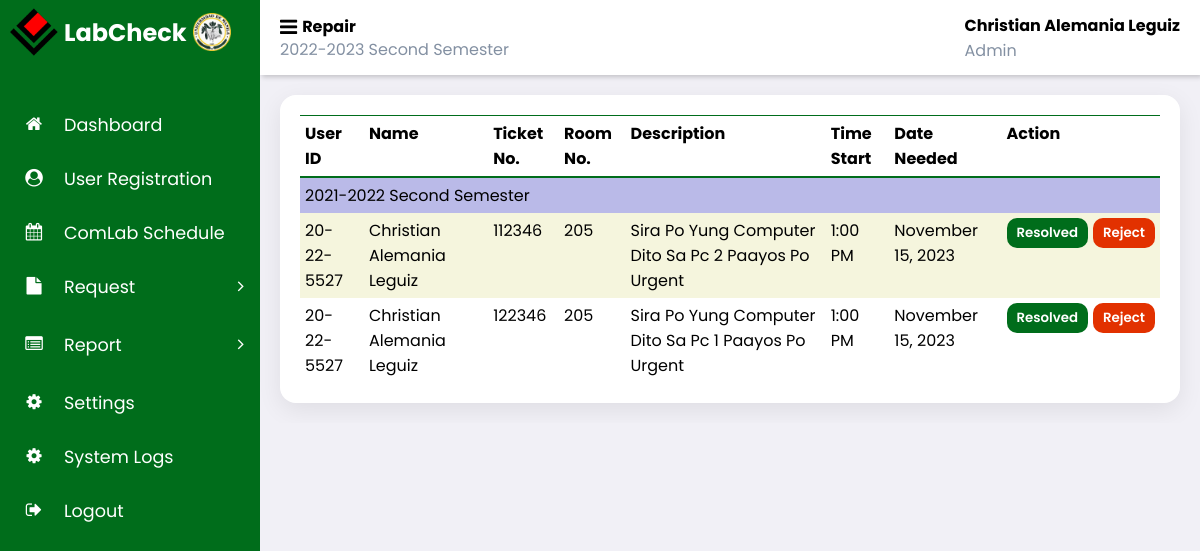
Screenshot of /admin_labcheck/terminal_repair.php (signed in) with the database file from the repository.
### tables this page shows
CREATE TABLE `request` (
  `request_id` int(11) NOT NULL,
  `ticket_no` varchar(6) NOT NULL,
  `user_id` varchar(20) NOT NULL,
  `name` varchar(50) NOT NULL,
  `description` varchar(250) NOT NULL,
  `time` time NOT NULL,
  `time_end` time DEFAULT NULL,
  `date` date NOT NULL,
  `room_id` int(11) NOT NULL,
  `request_type` enum('comlab usage','repair','equipment') NOT NULL,
  `status` enum('pending','approve','reject','resolved') NOT NULL DEFAULT 'pending',
  `feedback` varchar(250) DEFAULT NULL,
  `school_year` varchar(20) NOT NULL,
  `semester` varchar(20) NOT NULL,
  `notify` tinyint(1) NOT NULL DEFAULT 0
);

### admin_labcheck/terminal_repair.php (the view, shortened to what this page needs)
<?php
    include '../partial/admin_sidebar.php';
    include '../partial/header.php';
    $requestType = "repair";
    $status = "pending";
    try {
        require_once "../connection/database.php";
        $sql='SELECT r.request_id, r.user_id, r.ticket_no, r.name, r.description, r.time, r.date, r.room_id, r.feedback, r.school_year, r.semester
        FROM request r
        JOIN academic_year ay
        ON r.school_year = ay.school_year AND r.semester = ay.semester
        WHERE ay.status = 1
        AND r.request_type = ?
        AND r.status = ?
        ORDER BY r.school_year, r.semester, r.request_id DESC';
        $stmt = $conn->prepare($sql);
        $stmt->bind_param('ss', $requestType, $status);
        $stmt->execute();
        $result = $stmt->get_result();
    } catch (Exception $e) {
        die('Database error: ' . $e->getMessage());
    }
?>
<body>
<div class="main-content">
    <main class="terminal-repair">
        <div class="table-container">
            <table class="table-header">
                <thead>
                    <tr>
                        <th>User ID</th>
                        <th>Name</th>
                        <th>Ticket No.</th>
                        <th>Room No.</th>
                        <th>Description</th>
                        <th>Time Start</th>
                        <th>Date Needed</th>
                        <th>Action</th>
                    </tr>
                </thead>
                <tbody id="reportTable" class="table-body">
                    <?php
                    $currentSchoolYear = '';
                    $currentSemester = '';
                    while ($row = $result->fetch_assoc()): ?>
                        <?php
                            $time = strtotime($row['time']);
                            $formattedTime = date("g:i A", $time);
                            $date = strtotime($row['date']);
                            $formattedDate = date("F j, Y ", $date);
                            $schoolYear = $row['school_year'];
                            $semester = $row['semester'];
                        ?>
                        <?php if ($currentSchoolYear != $schoolYear || $currentSemester != $semester): ?>
                            <tr>
                                <td data-cell="School Year and Semester" colspan="9" class="group-header">
                                        <?php echo $schoolYear. ' ' .$semester; ?>
                                </td>
                            </tr>
                            <?php
                            $currentSchoolYear = $schoolYear;
                            $currentSemester = $semester;
                        endif; ?>
                        <tr>
                            <td data-cell="User Id"><?php echo htmlspecialchars($row['user_id']); ?></td>
                            <td data-cell="Name"><?php echo htmlspecialchars(ucwords($row['name'])); ?></td>
                            <td data-cell="Ticket No"><?php echo htmlspecialchars($row['ticket_no']); ?></td>
                            <td data-cell="Room No"><?php echo htmlspecialchars($row['room_id']); ?></td>
                            <td data-cell="Description"><?php echo  htmlspecialchars(ucwords($row['description'])); ?></td>
                            <td data-cell="Time Start"><?php echo $formattedTime; ?></td>
                            <td data-cell="Date Start"><?php echo $formattedDate; ?></td>
                            <td data-cell="Action">
                                <div class="action-flex">
                                <form action="../includes/process_terminal_repair.php" method="post" class="approval-form"  onsubmit="return confirmResolved()">
                                <button type="submit" name="resolved">Resolved</button>
                                </form>
                                <form action="../includes/process_terminal_repair.php" method="post" class="rejection-form">
                                    <button type="button" onclick="showRejectionReason(this)">Reject</button>
                                </form>
                                </div>
                            </td>
                        </tr>
                    <?php endwhile; ?>
                </tbody>
            </table>
        </div>
    </main>
</div>
</body>
</html>

### css/admin-style.css (style rules this page uses)
* { font-family: 'Poppins', sans-serif; margin: 0; padding: 0; box-sizing: border-box; }
:root { --grey: #F1F0F6; --light: #006d1b; --dark: #fff; --light-green: #eff1ed; --blue: #fff; --main-color: #006d1b; --color-dark: #1D2231; --text-grey: #8390A2; }
html { overflow-x: hidden; }
body { background: var(--grey); overflow-x: hidden; background-image: url('../images/bg.png'); background-repeat: no-repeat; background-attachment: fixed; background-size: cover; }
.user-reg-box, .comlab-usage, .request-equipment, .terminal-repair, .settings { display: flex; gap: 10px; margin-bottom: 10px; justify-content: space-between; background: #fff; padding: 20px; border-radius: 1rem; flex-direction: column; box-shadow: 0 7px 25px rgba(0, 0, 0, 0.08); margin: 20px; position: relative; }
.table-container { width: 100%; overflow: auto; }
.action-flex { display: flex; align-items: center; gap: 5px; }
.group-header { background-color: rgb(186, 186, 232); }
td button { padding: 5px 10px; color: #fff; background-color: var(--main-color); border: var(--main-color); font-weight: 600; border-radius: 10px; justify-self: flex-start; }
th { border-top: solid 1px var(--main-color); border-bottom: solid 2px var(--main-color); }
tr:nth-of-type(2n) { background-color: #f5f5dd; }
table { width: 100%; border-collapse: collapse; overflow: auto; }
tbody { width: 100%; }
th, td { text-align: left; vertical-align: top; padding: 5px; word-wrap: break-word; }
.rejection-form button { background-color: rgb(219, 60, 60); cursor: pointer; }
.rejection-form button { background: #e23100; border:none; padding: 5px 10px; color: #fff; font-weight: 600; border-radius: 10px; }

### rows the page displays
request: school_year "2021-2022", semester "Second Semester", user "20-22-5527", name "Christian Alemania Leguiz", ticket_no "112346", room "205", description "Sira Po Yung Computer Dito Sa Pc 2 Paayos Po Urgent", time "1:00 PM", date "November 15, 2023"
request: user "20-22-5527", name "Christian Alemania Leguiz", ticket_no "122346", room "205", description "Sira Po Yung Computer Dito Sa Pc 1 Paayos Po Urgent", time "1:00 PM", date "November 15, 2023"

### other values shown
$page "Repair"
$_SESSION['school_year'] "2022-2023"
$_SESSION['semester'] "Second Semester"
$_SESSION['name'] "Christian Alemania Leguiz"
